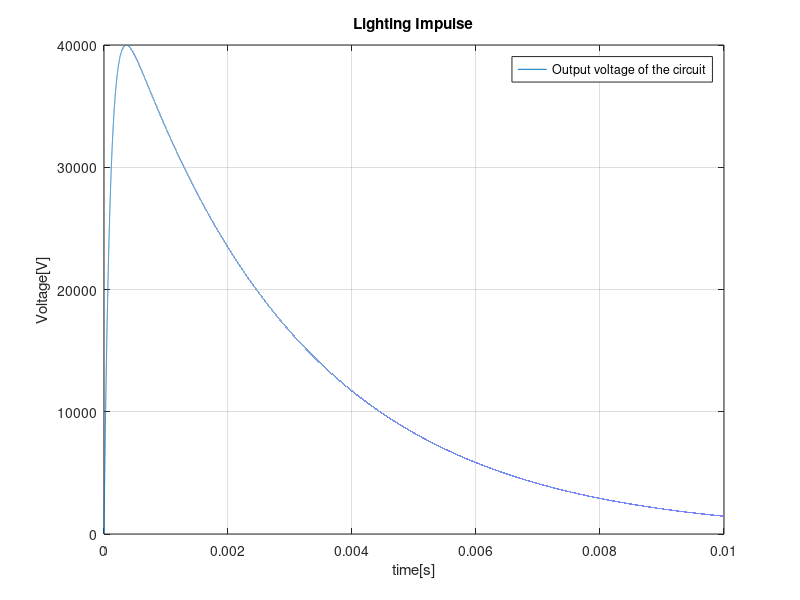

Source code (MATLAB):
%HV 2016 exam with solutions Qian Wang
clc
clear all
close all
%PARAMETERS for type b SWITCHING IMPULSE!!!!! R1 calculation!!

C1=20e-9;
C2=2e-9;
alfa1=(1/(2877e-6));
alfa2=(1/(104e-6));
R1=(1/(2*C2))*((1/alfa1)+(1/alfa2)-sqrt((((1/alfa1)+(1/alfa2))^2)-4*(C1+C2)/(alfa1*alfa2*C1)))
%%
%PARAMETERS for type b!!!!! R2 calculation!!

C1=20e-9;
C2=2e-9;
alfa1=(1/(2877e-6));
alfa2=(1/(104e-6));
R2=(1/(2*(C2+C1)))*((1/alfa1)+(1/alfa2)+sqrt((((1/alfa1)+(1/alfa2))^2)-4*(C1+C2)/(alfa1*alfa2*C1)))
%%
Vo=50000;
k=R1*C2;
t=[0:1e-7:0.01];
V=(Vo/k)*(1/(alfa2-alfa1))*(exp(-alfa1*t)-exp(-alfa2*t));
eficiency_theoretical=1/(1+(C2/C1))
figure(1)
plot(t,V)
title('Lighting Impulse')
ylabel('Voltage[V]')
xlabel('time[s]')
legend('Output voltage of the circuit')
grid on
